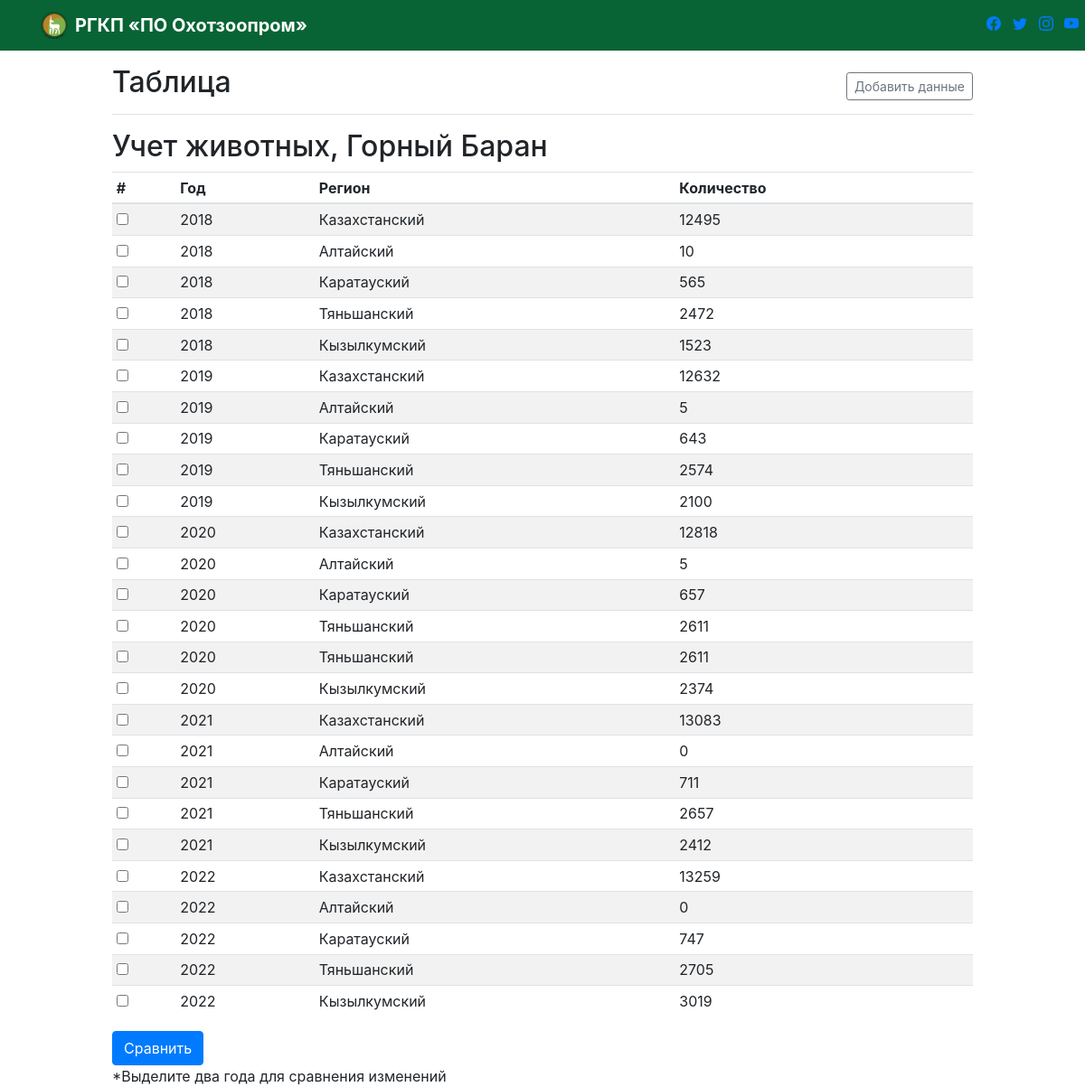
The page /animal/Горный Баран/ on the database its author committed.
### welcome/models.py (models this page shows, shortened)
class AnimalName(models.Model):
    name = models.CharField(max_length=50)
    def __str__(self):
        return self.name

class AnimalData(models.Model):
    number = models.IntegerField(blank=True, null=True)
    year = models.IntegerField()
    animal = models.ForeignKey(Location, on_delete=models.CASCADE)

class Location(models.Model):
    region = models.CharField(max_length=500)
    name = models.ForeignKey(AnimalName, on_delete=models.CASCADE)

### welcome/views.py (the view, shortened to what this page needs)
# urls.py: path("animal/<str:name>/", animal_view, name="animal_view"),
def animal_view(request, name):
    animal_name = AnimalName.objects.get(name = name)
    location_of_animal = Location.objects.filter(name__name=animal_name)
    records = AnimalData.objects.filter(animal__in=location_of_animal).order_by('year')
    years = []
    for record in records:
        if record.year not in years:
            years.append(record.year)
    data_by_year = {year: [] for year in years}
    for record in records:
        data_by_year[record.year].append(record.number)
    return render(request, 'animal.html', {'locations': location_of_animal, 'records': records, 'name': name, 'data_by_year': data_by_year})

### templates/animal.html (shortened to what this page needs)
{% extends 'navigation.html' %}
{% block content %}
    <main role="main" class="col-md-9 m-auto col-lg-10 pt-3 px-4 justify-content-center">
        <div class="d-flex justify-content-between flex-wrap flex-md-nowrap align-items-center pb-2 mb-3 border-bottom">
          <h1 class="h2">Таблица</h1>
          <div class="btn-toolbar mb-2 mb-md-0">
            <a href="{% url 'add_animal' name %}">
                <button class="btn btn-sm btn-outline-secondary">
                Добавить данные
                </button>
            </a>
          </div>
        </div>
        <h2>Учет животных, {{ name }}</h2>
        <form method="post">
          <div class="table-responsive">
            <table class="table table-striped table-sm">
              <thead>
                <tr>
                  <th># </th>
                  <th>Год </th>
                  <th>Регион</th>
                  <th>Количество</th>
                </tr>
              </thead>
                <tbody>
                  {% for record in records %}
                    <tr>
                        <td><input type="checkbox" name="data" value="{{ record.id }}"></td>
                        <td>{{ record.year }}</td>
                        <td>{{ record.animal.region }}</td>
                        <td>{{ record.number }}</td>
                    </tr>
                  {% endfor %}
                </tbody>
            </table>
          </div>
          <button type="submit" class="btn btn-primary">Сравнить</button>
        </form>
        {% if percentage %}
          Разница между {{ percentage.region1}}, {{ percentage.first_val }} годом и {{ percentage.region2}}, {{ percentage.second_val }} годом <strong>{{ percentage.number }}</strong>%.
        {% else %}
          *Выделите два года для сравнения изменений
        {% endif %}
      </main>
{% endblock %}

### rows shown on the page
AnimalName: name "Горный Баран"
AnimalData: year "2018", animal.region "Казахстанский", number "12495"
AnimalData: year "2018", animal.region "Алтайский", number "10"
AnimalData: year "2018", animal.region "Каратауский", number "565"
AnimalData: year "2018", animal.region "Тяньшанский", number "2472"
AnimalData: year "2018", animal.region "Кызылкумский", number "1523"
AnimalData: year "2019", animal.region "Казахстанский", number "12632"
AnimalData: year "2019", animal.region "Алтайский", number "5"
AnimalData: year "2019", animal.region "Каратауский", number "643"
AnimalData: year "2019", animal.region "Тяньшанский", number "2574"
AnimalData: year "2019", animal.region "Кызылкумский", number "2100"
AnimalData: year "2020", animal.region "Казахстанский", number "12818"
AnimalData: year "2020", animal.region "Алтайский", number "5"
AnimalData: year "2020", animal.region "Каратауский", number "657"
AnimalData: year "2020", animal.region "Тяньшанский", number "2611"
AnimalData: year "2020", animal.region "Тяньшанский", number "2611"
AnimalData: year "2020", animal.region "Кызылкумский", number "2374"
AnimalData: year "2021", animal.region "Казахстанский", number "13083"
AnimalData: year "2021", animal.region "Алтайский", number "0"
AnimalData: year "2021", animal.region "Каратауский", number "711"
AnimalData: year "2021", animal.region "Тяньшанский", number "2657"
AnimalData: year "2021", animal.region "Кызылкумский", number "2412"
AnimalData: year "2022", animal.region "Казахстанский", number "13259"
AnimalData: year "2022", animal.region "Алтайский", number "0"
AnimalData: year "2022", animal.region "Каратауский", number "747"
AnimalData: year "2022", animal.region "Тяньшанский", number "2705"
AnimalData: year "2022", animal.region "Кызылкумский", number "3019"
